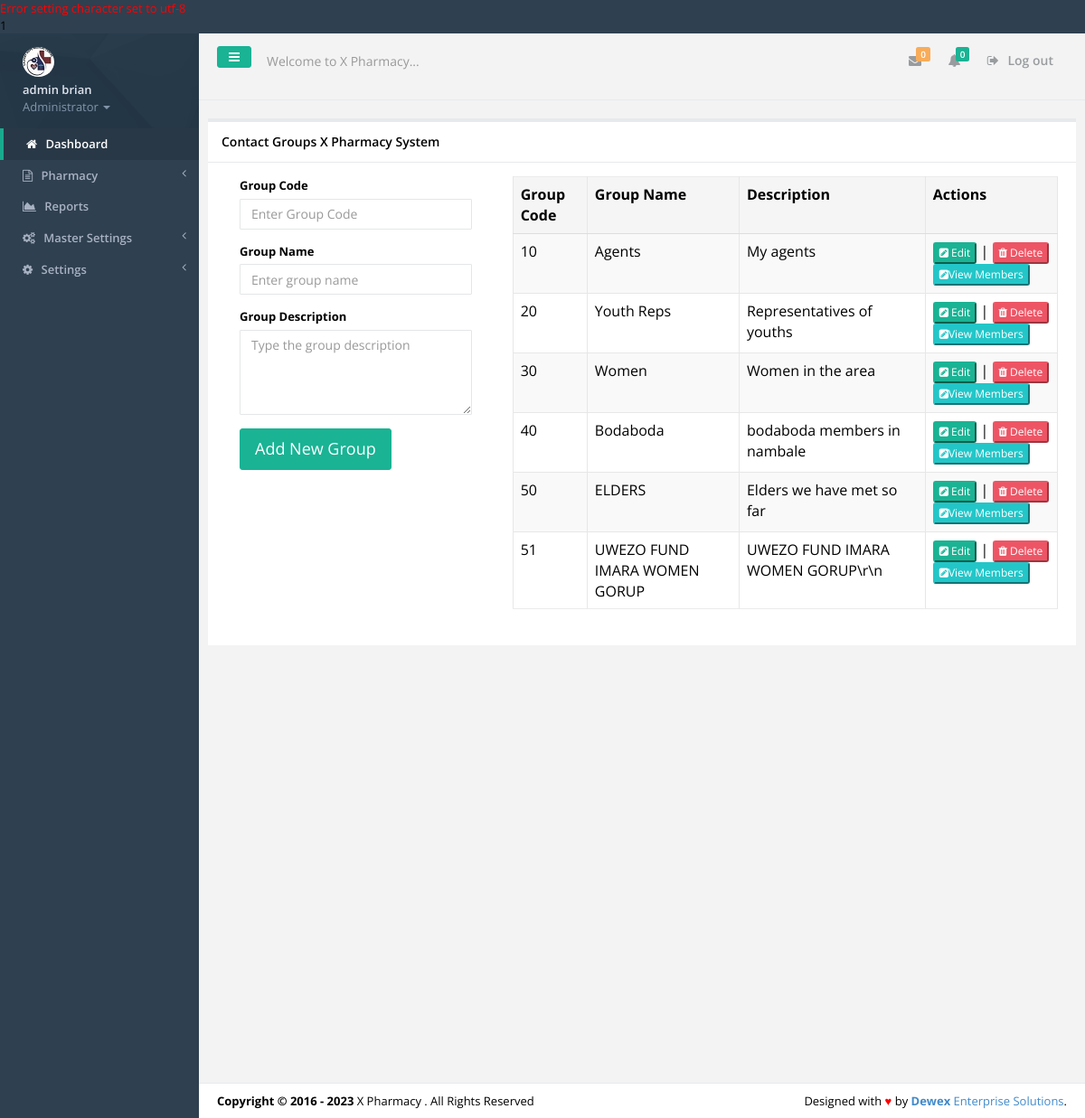
Page /groups.php (signed in) on the committed database.
### tables this page shows
CREATE TABLE IF NOT EXISTS `tbl_users` (
  `id` int(11) NOT NULL,
  `f_name` varchar(30) NOT NULL,
  `s_name` varchar(30) NOT NULL,
  `id_no` varchar(30) NOT NULL,
  `email` varchar(30) NOT NULL,
  `phone` varchar(15) NOT NULL,
  `password` varchar(200) NOT NULL,
  `user_l` varchar(50) NOT NULL,
  `profile_image` varchar(45) NOT NULL,
  `active` varchar(30) NOT NULL
);

CREATE TABLE IF NOT EXISTS `tbl_settings` (
  `settings_id` int(11) NOT NULL,
  `slogan` varchar(100) NOT NULL,
  `l_status` varchar(10) NOT NULL,
  `system_name` varchar(30) NOT NULL,
  `campaigner_name` varchar(30) NOT NULL,
  `campaigner_short_name` varchar(30) NOT NULL,
  `campaign_location` varchar(30) NOT NULL,
  `seat` varchar(30) NOT NULL,
  `inst_date` varchar(15) NOT NULL,
  `photo` varchar(30) NOT NULL,
  `photo_size` varchar(10) NOT NULL,
  `photo_type` varchar(20) NOT NULL,
  `custom_reply_msg` varchar(500) NOT NULL,
  `address` varchar(50) NOT NULL,
  `phone` varchar(30) NOT NULL,
  `email` varchar(30) NOT NULL
);

CREATE TABLE IF NOT EXISTS `tbl_categories` (
`category_id` int(11) NOT NULL,
  `category_name` varchar(100) NOT NULL,
  `cat_no` varchar(20) NOT NULL,
  `cat_description` varchar(400) NOT NULL
);

### includes/authenticate.php (called while the page is built, shortened)
<?php
require_once 'inc/auth.php';
$signedemail = $_SESSION['email'];
$adminDetails = mysqli_query($dbconnect,"SELECT * FROM tbl_users WHERE email='$signedemail'");
$dd = mysqli_fetch_assoc($adminDetails);
$sfname = $dd['f_name'];
$ssname = $dd['s_name'];
$user_l = $dd['user_l'];
?>

### inc/auth.php (called while the page is built, shortened)
<?php
include('config.php');
$dbhost = "localhost";
$dbuser = "root";
$dbpass = "";
$dbname = "hms_pharmacy_module";
$dbconnect = new mysqli($dbhost, $dbuser, $dbpass, $dbname);
$get_system_settings = mysqli_query($dbconnect,"SELECT * FROM tbl_settings LIMIT 1");
$smartC = mysqli_fetch_array($get_system_settings);
$smart_name = $smartC['system_name'];
?>

### groups.php (the view, shortened to what this page needs)
<?php include('includes/authenticate.php'); ?>
<!DOCTYPE html>
<html>
<head>
	<?php include('includes/meta.php');?>
    <link href="css/plugins/dataTables/dataTables.bootstrap.css" rel="stylesheet">
    <link href="css/plugins/dataTables/dataTables.responsive.css" rel="stylesheet">
    <link href="css/plugins/dataTables/dataTables.tableTools.min.css" rel="stylesheet">
</head>
<body>
    <div id="wrapper">
	<?php include('includes/sidebar.php');?>
		<div id="page-wrapper" class="gray-bg">
        <div class="row border-bottom">
			<?php include('includes/top-nav.php'); ?>
        </div>
		<div class="wrapper wrapper-content">
				<div class="row">
				<form method="POST">
				<div class="row">
                <div class="col-sm-12">
                <div class="ibox float-e-margins">
                    <div class="ibox-title">
                        <h5>Contact Groups <?php echo $smart_name;?> System</h5>
                    </div>
                  <div class="ibox-content">
				  <div class="row">
					<div class="col-sm-4">
						<div class="col-sm-12">
												</div>
												<div class="col-sm-12">
														<div class="form-group">
															<label>Group Code</label>
															<input type="number" required  name="group_id" placeholder="Enter Group Code" class="form-control">
														</div>
														<div class="form-group">
															<label>Group Name</label>
															<input type="text" name="group_name" required placeholder="Enter group name" class="form-control">
														</div>
														<div class="form-group">
															<label>Group Description</label>
															<textarea name="group_description" class="form-control" placeholder="Type the group description" rows="4"></textarea>
														</div>
														<div class="form-group">
															<input type="submit" name="newgroup" class="btn btn-lg btn-primary" value="Add New Group" />
														</div>
												</div>
													</form>
					</div>
					<div class="col-lg-8">
						<table class="table table-striped table-bordered table-hover dataTables-example1" >
						<thead>
						<tr>
							<th>Group Code</th>
							<th>Group Name</th>
							<th>Description</th>
							<th>Actions</th>
						</tr>
						</thead>
						<tbody>
						<?php
						$getAllGroups = mysqli_query($dbconnect, "SELECT * FROM tbl_categories");
						while($gac = mysqli_fetch_array($getAllGroups)){
						$c_id = $gac['cat_no'];
						$group_id = $gac['cat_no'];
						$cat_name = $gac['category_name'];
						$cat_description = $gac['cat_description'];
						?>
						<tr class="gradeX">
					  <td><?php echo $group_id; ?></td>
							<td><?php echo $cat_name; ?></td>
							<td><?php echo $cat_description; ?></td>
							<td><button class="btn-xs btn-primary" data-toggle="modal" data-target="#edit<?php echo $c_id;?>"><i class="fa fa-pencil-square"></i> Edit</button>
								<?php include('modals/edit-group.php');?>
							|
							<a href="groups.php?delete=<?php echo $c_id; ?>"><button type="button" class="btn-xs btn-danger" onclick="return confirm('Are you sure you want to delete <?php echo $group_name; ?> from your contact list?')" ><i class="fa fa-trash"></i> Delete </button></a>
						<a href="group-members.php?cat=<?php echo $c_id ?>"><button class="btn-xs btn-info" data-toggle="modal" type="button" data-target="#edit"><i class="fa fa-pencil-square"></i>View Members</button></a>
							</td>
						</tr>
						<?php
						}
						?>
						</tbody>
						</table>
				</div>
                    </div>
                    </div>
                </div>
		<?php include 'includes/footer.php'?>
</body>
</html>

### includes/sidebar.php (shortened to what this page needs)
<nav class="navbar-default navbar-static-side" role="navigation">
            <div class="sidebar-collapse">
                <ul class="nav" id="side-menu">
                    <li class="nav-header">
                        <div class="dropdown profile-element"> <span>
                            <img alt="image" class="img-circle" src="img/profile_small.jpg" />
                             </span>
                            <a data-toggle="dropdown" class="dropdown-toggle" href="#">
                            <span class="clear"> <span class="block m-t-xs"> <strong class="font-bold"><?php echo "$sfname $ssname";?></strong>
                             </span> <span class="text-muted text-xs block">Administrator <b class="caret"></b></span> </span> </a>
                        </div>
                    </li>
                    <li class="active">
                        <a href="index.php"><i class="fa fa-home"></i> <span class="nav-label">Dashboard</span></a>
                    </li>
					<?php
					if($user_l=='PHARMACY'||$user_l=='ADMINISTRATOR'){
					?>
					<li>
                        <a href="#"><i class="fa fa-file-text-o"></i> <span class="nav-label">Pharmacy </span><span class="fa arrow"></span></a>
                    </li>
					<?php
					}
					if($user_l=='ADMINISTRATOR'){
					?>
					 <li>
                        <a href="reports.php"><i class="fa fa-area-chart"></i> <span class="nav-label">Reports</a>
                    </li>
                    <li>
                        <a href="#"><i class="fa fa-cogs"></i> <span class="nav-label">Master Settings</span><span class="fa arrow"></span></a>
                    </li>
                    <li>
                        <a href="#"><i class="fa fa-gear"></i> <span class="nav-label"> Settings</span><span class="fa arrow"></span></a>
                    </li>
					<?php
					}
					?>
                </ul>
            </div>
        </nav>

### includes/top-nav.php (shortened to what this page needs)
<nav class="navbar navbar-static-top" role="navigation" style="margin-bottom: 0">
        <div class="navbar-header">
            <a class="navbar-minimalize minimalize-styl-2 btn btn-primary " href="#"><i class="fa fa-bars"></i> </a>
            <form role="search" class="navbar-form-custom" method="post" action="search_results.html">
                <div class="form-group">
                    <input type="text" placeholder="Welcome to <?php echo $smart_name; ?>..." class="form-control" name="top-search" id="top-search">
                </div>
            </form>
        </div>
            <ul class="nav navbar-top-links navbar-right">
                <li>
                    <a class="count-info" tooltip="Unread" href="#">
                        <i class="fa fa-envelope"></i>  <span class="label label-warning">0</span>
                    </a>
                </li>
                <li>
                    <a class="count-info" data-toggle="dropdowhn" tooltip="Marked Important" href="#">
                        <i class="fa fa-bell"></i>  <span class="label label-primary">0</span>
                    </a>
                 </li>
				<li>
                    <a href="logout.php?logout">
                        <i class="fa fa-sign-out"></i> Log out
                    </a>
                </li>
            </ul>
	</nav>

### includes/footer.php
<div class="footer">
    <div class="pull-right">
        Designed with <span style="color:red">&hearts;</span> by <a href="mailto: isaacwex@gmail.com tel:0729522550" target="_blank" title="We're Dewex Enterprise Solutions" target="_blank" rel="dofollow"><strong>Dewex</strong> Enterprise Solutions</a>.
    </div>
    <div>
        <strong>Copyright &copy; 2016 - <?php echo date('Y'); ?></strong> <?php echo $smart_name; ?> . All Rights Reserved
    </div>
</div>

### rows in the picture
tbl_users: f_name "admin", s_name "brian"
tbl_settings: top-search "Welcome to X Pharmacy...", system_name "X Pharmacy"
tbl_categories: cat_no "10", category_name "Agents", cat_description "My agents"
tbl_categories: cat_no "20", category_name "Youth Reps", cat_description "Representatives of youths"
tbl_categories: cat_no "30", category_name "Women", cat_description "Women in the area"
tbl_categories: cat_no "40", category_name "Bodaboda", cat_description "bodaboda members in nambale"
tbl_categories: cat_no "50", category_name "ELDERS", cat_description "Elders we have met so far"
tbl_categories: cat_no "51", category_name "UWEZO FUND IMARA WOMEN GORUP", cat_description "UWEZO FUND IMARA WOMEN GORUP\\r\\n"

### other values in the picture
$dbconnect->error() "1"
